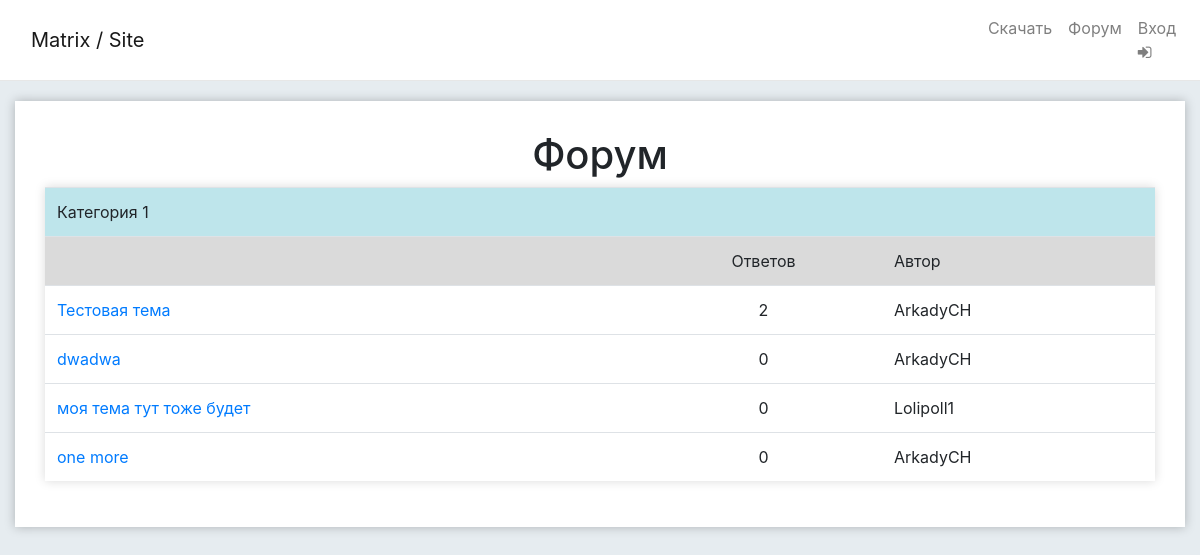
The page /category/5 on the database its author committed.
### tables this page shows
CREATE TABLE `forum` (
  `id` int(11) NOT NULL,
  `title_name` varchar(255) NOT NULL,
  `description` text NOT NULL,
  `data` datetime NOT NULL DEFAULT CURRENT_TIMESTAMP,
  `user_id` int(11) NOT NULL,
  `parent_id` int(11) NOT NULL,
  `type_id` int(11) NOT NULL,
  `lvl` int(11) NOT NULL
);

CREATE TABLE `users` (
  `id` int(11) NOT NULL,
  `name` varchar(255) NOT NULL,
  `email` varchar(255) NOT NULL,
  `password` varchar(255) NOT NULL,
  `permission` varchar(7) NOT NULL DEFAULT 'common'
);

### config/routes.php (called while the page is built)
<?php
return array(
    'download/soft/([a-zA-Z0-9]+).([a-z]+)' => 'soft/download/$1/$2',
    'download' => 'soft/index',
    'upload/soft' => 'soft/upload',
    'delete/soft' => 'soft/delete',
    'edit/soft' => 'soft/edit',
    'login' => 'user/login',
    'sign' => 'user/sign',
    'logout' => 'user/logout',
    'user/edit/([0-9]+)' => 'user/edit/$1',
    'user/delete' => 'user/delete',
    'category/create' => 'category/create',
    'category/([0-9]+)' => 'category/view/$1',
    'category/delete' => 'category/delete',
    'category/edit' => 'category/edit',
    'topic/create/([0-9]+)' => 'topic/create/$1',
    'topic/([0-9]+)' => 'topic/view/$1',
    'topic/delete/([0-9]+)' => 'topic/delete/$1',
    'topic/edit/([0-9]+)' => 'topic/edit/$1',
    'topic/delete/message/([0-9]+)/([0-9]+)' => 'topic/deleteMessage/$1/$2',
    'forum' => 'forum/view',
    'profile/([0-9]+)' => 'user/profile/$1',
    'admin' => 'matrix/admin',
    'infographic' => 'matrix/infographic',
    'message/to/([0-9]+)' => 'message/create/$1',
    'dialog/([0-9]+)' => 'message/dialog/$1',
    'messages' => 'message/index',
    '' => 'matrix/welcome'
);

### controllers/CategoryController.php (called while the page is built, shortened)
<?php
class CategoryController
{
    public function actionView($id){
        $isTopics =  Forum::sectionIsTopics($id);
        $section= Forum::getElementById($id);
        $listCategories = Category::getCategoriesBySectionId($id);
        require_once(ROOT . '/views/category/view.php');
        return true;
    }
}

### index.php (called while the page is built, shortened)
<?php
    $router = new Router();
    $router->run();

### models/User.php (called while the page is built, shortened)
<?php
class User
{
    public static function checkUserSession(){
        return false;
    }
    public static function getUserNameById($id){
        $connect = DataBase::getConnection();
        $sql = "SELECT * FROM users WHERE id = :id";
        $db = $connect->prepare($sql);
        $db->bindParam(':id' , $id , PDO::PARAM_STR);
        $db->execute();
        if($result = $db->fetch())
            return $result['name'];
        return false;
    }
}

### models/Forum.php (called while the page is built, shortened)
<?php
class Forum
{
    public static function getElementById($id)
    {
        $connect = DataBase::getConnection();
        $sql = "SELECT * FROM forum WHERE id = :id";
        $db = $connect->prepare($sql);
        $db->bindParam(':id', $id, PDO::PARAM_STR);
        $db->execute();
        $list = array();
        while ($row = $db->fetch()) {
            $list['id'] = $row['id'];
            $list['title_name'] = $row['title_name'];
            $list['description'] = $row['description'];
            $list['type_id'] = $row['type_id'];
            $list['parent_id'] = $row['parent_id'];
            $list['lvl'] = $row['lvl'];
        }
        return $list;
    }
    public static function getCountMessages($id)
    {
        $connect = DataBase::getConnection();
        $sql = "SELECT * FROM topic_messages WHERE topic_id = :id";
        $db = $connect->prepare($sql);
        $db->bindParam(':id', $id, PDO::PARAM_STR);
        $db->execute();
        return $db->rowCount();
    }
    public static function sectionIsTopics($id)
    {
        $connect = DataBase::getConnection();
        $sql = "SELECT * FROM forum WHERE parent_id = :id AND type_id = 3";
        $db = $connect->prepare($sql);
        $db->bindParam(':id', $id, PDO::PARAM_STR);
        $db->execute();
        if ($result = $db->fetchAll())
            return true;
        return false;
    }
}

### models/Category.php (called while the page is built, shortened)
<?php
class Category
{
    public static function getCategoriesBySectionId($id){
        $connect = DataBase::getConnection();
        $sql = "SELECT * FROM forum WHERE parent_id = :id";
        $db = $connect->prepare($sql);
        $db->bindParam(':id' , $id , PDO::PARAM_STR);
        $db->execute();
        if($result = $db->fetchAll())
            return $result;
        return false;
    }
}

### views/category/view.php (the view, shortened to what this page needs)
<!DOCTYPE html>
<html>
<head>
    <?php include ROOT . '/views/matrix/link.php'; ?>
</head>
<body>
<?php include ROOT . '/views/matrix/header.php'; ?>
<div class="forum-box center">
    <h1 class="text-align">Форум</h1>
        <div class="section">
            <table class="table shadow" style="height: 100px;">
                <tbody>
                <tr class="table-info">
                    <td colspan="4">
                        <?php echo $section['title_name']; ?>
                    </td>
                </tr>
                <?php if (isset($listCategories) && $listCategories[0]['type_id'] == 2): ?>
                    <tr class="table-active">
                        <td class="forumNameTd"></td>
                        <td>Темы</td>
                        <td>Сообщения</td>
                        <td>Описание</td>
                    </tr>
                    <?php foreach ($listCategories as $categories => $category): ?>
                        <tr>
                            <td class="align-middle">
                                <a href="/category/<?php echo $category['id']; ?>"><?php echo $category['title_name'] ?></a>
                            </td>
                            <td class="align-middle text-align">
                                <?php echo Topic::getCountTopic($category['id']); ?>
                            </td>
                            <td class="align-middle text-align">
                                <?php echo Forum::getCountAllMessages($section['id']); ?>
                            </td>
                            <td class="align-middle">
                                <?php echo $category['description'] ?>
                            </td>
                        </tr>
                    <?php endforeach; ?>
                <?php elseif ($listCategories[0]['type_id'] == 3): ?>
                    <tr class="table-active">
                        <td class="forumNameTd"></td>
                        <td class="align-middle text-align">Ответов</td>
                        <td colspan="2">Автор</td>
                    </tr>
                    <?php foreach ($listCategories as $categories => $topic): ?>
                        <tr>
                            <td class="align-middle">
                                <a href="/topic/<?php echo $topic['id']; ?>"><?php echo $topic['title_name'] ?></a>
                            </td>
                            <td class="align-middle text-align">
                                <?php echo Forum::getCountMessages($topic['id']); ?>
                            </td>
                            <td class="align-middle">
                                <?php echo User::getUserNameById($topic['user_id']); ?>
                            </td>
                        </tr>
                    <?php endforeach; ?>
                <?php else: ?>
                    <tr class="table-danger">
                        <td> В этой секции нету категорий и тем</td>
                    </tr>
                <?php endif; ?>
                </tbody>
            </table>
        </div>
</div>
</body>
</html>

### components/Router.php (shortened to what this page needs)
<?php
class Router
{
    private $routes;
    public function __construct()
    {
        $routesPath = ROOT.'/config/routes.php';
        $this->routes = include($routesPath);
    }
    private function getURL(){
        if(!empty($_SERVER['REQUEST_URI'])){
            return trim($_SERVER['REQUEST_URI'] , '/');
        }
        return false;
    }
    public function run(){
        $uri = $this->getURL();
        foreach($this->routes as $uriPath => $path){
            if(preg_match("~$uriPath~" , $uri)){
                $internalRoute = preg_replace("~$uriPath~", $path , $uri);
                $segments = explode('/', $internalRoute);
                $controllerName = ucfirst(array_shift($segments)).'Controller';
                $actionName = 'action'.ucfirst(array_shift($segments));
                $parameters = $segments;
                $controllerObject = new $controllerName;
                $result = call_user_func_array(array($controllerObject,$actionName),$parameters);
                if($result != null)
                    break;
            }
        }
    }
}

### views/matrix/header.php (shortened to what this page needs)
<nav class="navbar navbar-expand-lg navbar-light" id="mainNav">
    <div class="container">
        <a class="navbar-brand js-scroll-trigger" href="/">Matrix / Site</a>
    </div>
    <div class="collapse navbar-collapse" id="navbarResponsive">
        <ul class="navbar-nav ml-auto">
                <li class="nav-item">
                    <a class="nav-link" href="/download">Скачать</a>
                </li>
                <li class="nav-item">
                    <a class="nav-link" href="/forum">Форум</a>
                </li>
            <?php if(!User::checkUserSession()): ?>
                <li class="nav-item">
                    <a class="nav-link" href="/login">Вход <i class="fa fa-sign-in"></i></a>
                </li>
            <?php endif; ?>
        </ul>
    </div>
</nav>

### templates/css/style.css (style rules this page uses)
.navbar { border-bottom: 1px solid #e7e7e7; }
.center { display: block; margin-left: auto; margin-right: auto; }
.text-align { text-align: center; }
.forum-box { padding: 30px; width: 1170px; margin-top: 20px; box-shadow: 0 0 10px rgba(0,0,0,0.25); background: white; }
#mainNav { background: white; }
.forumNameTd { width: 600px; }
.table { display: table; }
.shadow { box-shadow: 0 0 10px rgba(0,0,0,0.15); }
body { background-color: #e6ecf0; }

### rows shown on the page
forum: title_name "Категория 1"
forum: title_name "Тестовая тема", id "2", user.name "ArkadyCH"
forum: title_name "dwadwa", id "0", user.name "ArkadyCH"
forum: title_name "моя тема тут тоже будет", id "0", user.name "Lolipoll1"
forum: title_name "one more", id "0", user.name "ArkadyCH"
